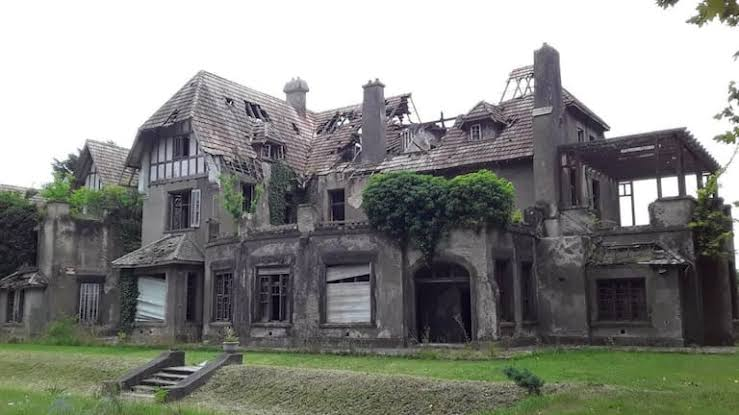
#> input picture referencias/palacio-foto.png, 739 x 415 px
$ python skymask.py ../referencias/palacio-foto.png 1.0 1.0
#> lines starting #> are read from the running program, lines starting #| are printed output that depends on the picture; after the words box and inside, x2 and y2 are one past the last pixel; in counts of white or black regions, pixels touching at a corner belong together
# Separa el cielo de una placa pintada: genera <nombre>-fg.webp (placa con el cielo transparente)
# y <nombre>-sky.webp (banda de cielo para que las nubes se muevan). Uso: python3 tools/skymask.py public/art/jardin-1920.webp
import sys
import numpy as np
from PIL import Image, ImageFilter
from collections import deque

path = sys.argv[1]
tol = float(sys.argv[2]) if len(sys.argv) > 2 else 38
im = Image.open(path).convert('RGB')
#> im is the input picture: PIL image 739x415 RGB; mean R, G, B 135.3, 137, 132.3
a = np.asarray(im).astype(np.float32)
H, W, _ = a.shape
#> H = 415; W = 739
lab = a  # RGB alcanza para cielos grises/rosados
# semilla: colores del cielo en la franja superior, lejos de los bordes (árboles)
band = a[5:60, int(W * 0.3):int(W * 0.7)].reshape(-1, 3)
ref = np.median(band, axis=0)
#> ref = [255, 255, 255]
sat = a.max(axis=2) - a.min(axis=2)
mask = np.zeros((H, W), bool)
seen = np.zeros((H, W), bool)
q = deque()
for x in range(W):
    if np.linalg.norm(a[0, x] - ref) < tol * 1.6:
        q.append((0, x)); seen[0, x] = True
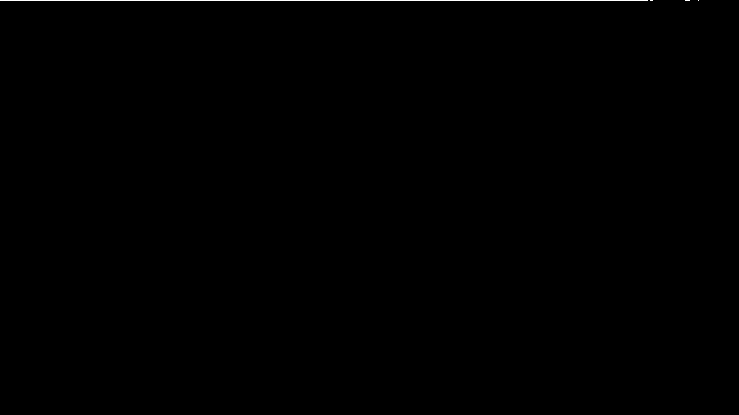
#> seen: shape (415, 739) bool; 0.21% white in thin lines or dots, all inside (x1, y1, x2, y2) = (0, 0, 699, 1)
limit = int(H * (float(sys.argv[3]) if len(sys.argv) > 3 else 0.62))
#> limit = 415
while q:
    y, x = q.popleft()
    mask[y, x] = True
    for dy, dx in ((1, 0), (-1, 0), (0, 1), (0, -1)):
        ny, nx = y + dy, x + dx
        if 0 <= ny < limit and 0 <= nx < W and not seen[ny, nx]:
            seen[ny, nx] = True
            # el cielo cambia despacio: comparar con el vecino y con la referencia
            if np.linalg.norm(a[ny, nx] - a[y, x]) < tol * 0.55 and np.linalg.norm(a[ny, nx] - ref) < tol * 2.4:
                q.append((ny, nx))
#> mask: shape (415, 739) bool; 24.6% white; 3 white regions (2 under 20 px), largest, box (x1, y1, x2, y2) and area: (0, 0, 739, 184) 75338
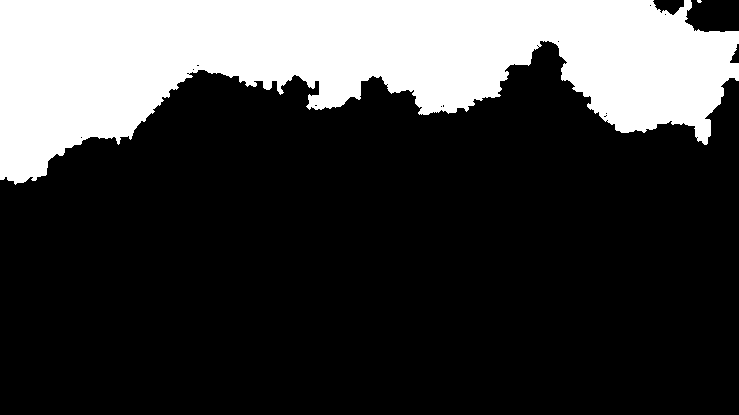
#> seen: shape (415, 739) bool; 25.2% white; 2 white regions (1 under 20 px), largest, box (x1, y1, x2, y2) and area: (0, 0, 739, 185) 77339
m = Image.fromarray((mask * 255).astype(np.uint8)).filter(ImageFilter.MaxFilter(3)).filter(ImageFilter.MinFilter(5)).filter(ImageFilter.GaussianBlur(1.2))
fg = im.copy().convert('RGBA')
fg.putalpha(Image.fromarray(255 - np.asarray(m)))
base = path.rsplit('.', 1)[0]
fg.save(base + '-fg.webp', quality=88)
ys = np.where(mask.any(axis=1))[0]
#> ys = 184 values from 0 to 183
sky_h = int(ys.max()) + 1 if len(ys) else 200
#> sky_h = 184
print(base, 'cielo hasta y=', sky_h, 'fraccion', round(mask.mean(), 3))
#| ../referencias/palacio-foto cielo hasta y= 184 fraccion 0.246

# Nubes: tira horizontal sin costura, pintada con los colores del propio cielo.
rng = np.random.default_rng(abs(hash(base)) % (2**32))
sky_px = a[mask]
light = np.percentile(sky_px, 85, axis=0)
#> light = [255, 255, 255]
dark = np.percentile(sky_px, 20, axis=0)
#> dark = [255, 255, 255]
TW, TH = 1024, max(120, sky_h + 30)
#> TW = 1024; TH = 214
acc = np.zeros((TH, TW, 4), np.float32)
yy, xx = np.mgrid[0:TH, 0:TW]
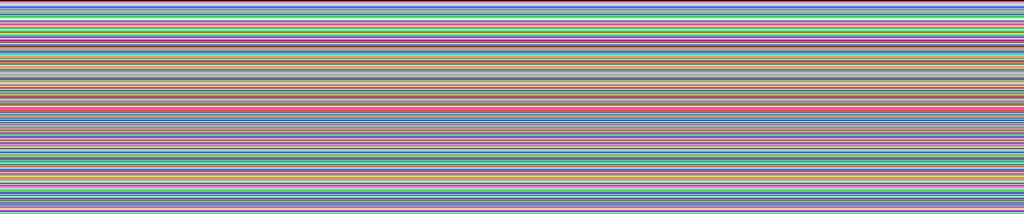
#> yy: shape (214, 1024) int64; 214 distinct labels, from 0 to 213; one colour per label, 0 black
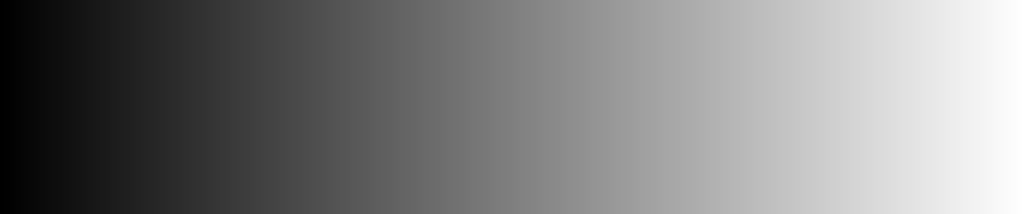
#> xx: shape (214, 1024) int64; min 0, max 1023, mean 511.5; drawn with min black and max white
for i in range(70):
    cx, cy = rng.uniform(0, TW), rng.uniform(0, TH * 0.85)
    rx, ry = rng.uniform(60, 190), rng.uniform(14, 42)
    col = light if rng.random() < 0.65 else dark
    for off in (-TW, 0, TW):  # costura horizontal
        d = ((xx - cx - off) / rx) ** 2 + ((yy - cy) / ry) ** 2
        w = np.exp(-d * 1.6) * rng.uniform(0.25, 0.6)
        acc[..., :3] += w[..., None] * col
        acc[..., 3] += w
#> this loop made 70 passes
#> (cx, cy) on passes 1 to 12: (83.78, 2.25), (497.6, 62.86), (23.26, 9.67), (67.42, 119.1), (159, 111), (297.9, 1.34), (337.8, 26.55), (394.2, 15.78), (377.1, 93.48), (324.3, 81.95), (165.2, 89.43), (127.7, 21.73)
rgb = acc[..., :3] / np.maximum(acc[..., 3:4], 1e-4)
alpha = np.clip(acc[..., 3] * 0.9, 0, 0.85)
alpha *= np.clip((TH - yy) / 30, 0, 1)  # se desvanece abajo
#> alpha: shape (214, 1024) float32; min 2.65e-07, max 0.85, mean 0.572
noise = rng.normal(0, 6, (TH, TW, 1))
out = np.concatenate([np.clip(rgb + noise, 0, 255), (alpha * 255)[..., None]], axis=2).astype(np.uint8)
Image.fromarray(out, 'RGBA').filter(ImageFilter.GaussianBlur(2)).save(base + '-clouds.webp', quality=85)

# Vegetación (hojas, hiedra, pasto, flores): capa aparte para que se mezca con el viento.
r_, g_, b_ = a[..., 0], a[..., 1], a[..., 2]
mx, mn = a.max(axis=2), a.min(axis=2)
s_ = (mx - mn) / np.maximum(mx, 1)
hue = np.zeros((H, W))
d_ = np.maximum(mx - mn, 1e-3)
hr = ((g_ - b_) / d_) % 6; hg = (b_ - r_) / d_ + 2; hb = (r_ - g_) / d_ + 4
#> after `hb = (r_ - g_) / d_ + 4`:
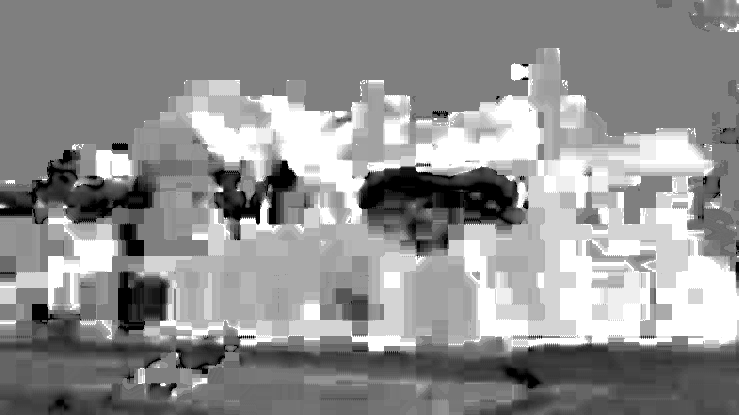
#> hb: shape (415, 739) float32; min 3, max 5, mean 4.14; drawn with min black and max white
hue = np.where(mx == r_, hr, np.where(mx == g_, hg, hb)) * 60
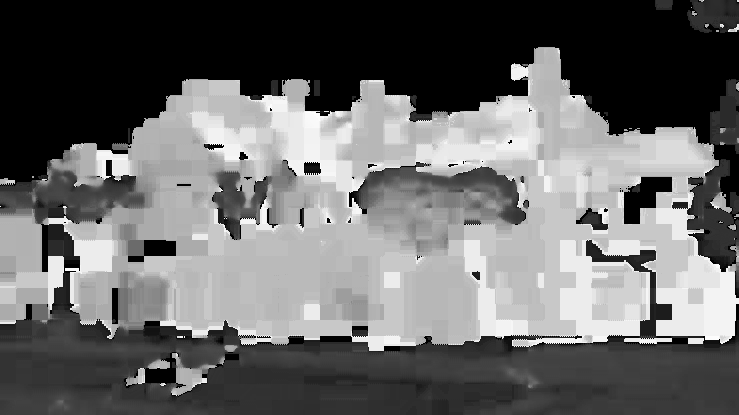
#> hue: shape (415, 739) float32; min 0, max 356.2, mean 146.2; drawn with min black and max white
green = (hue > 40) & (hue < 170) & (s_ > 0.28) & (mx > 30)
#> green: shape (415, 739) bool; 10.5% white; 295 white regions (272 under 20 px), largest, box (x1, y1, x2, y2) and area: (241, 345, 739, 415) 18845, (0, 319, 168, 415) 7031, (104, 385, 226, 415) 1321
flowers = ((hue > 270) | (hue < 8)) & (s_ > 0.22) & (mx > 120)
#> flowers: shape (415, 739) bool; every value is 0
veg = (green | flowers) & ~mask
vm = Image.fromarray((veg * 255).astype(np.uint8)).filter(ImageFilter.MedianFilter(5)).filter(ImageFilter.MaxFilter(5)).filter(ImageFilter.GaussianBlur(2))
vl = im.copy().convert('RGBA'); vl.putalpha(vm)
#> after `vl.putalpha(vm)`:
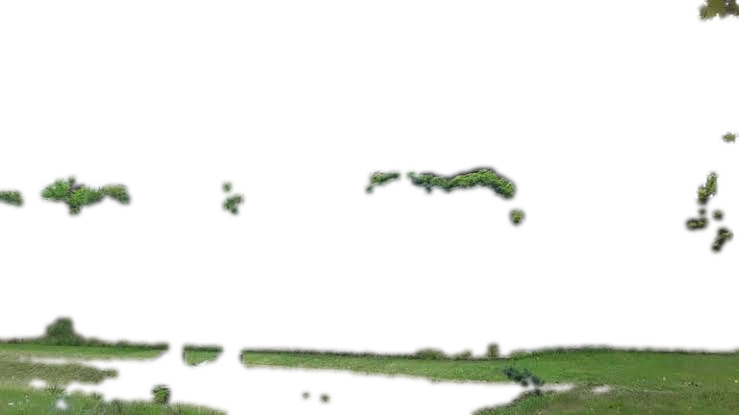
#> vl: PIL image 739x415 RGBA; mean R, G, B, A 135.3, 137, 132.3, 32.4; transparent parts drawn white
vl.save(base + '-veg.webp', quality=86)
print('vegetacion', round(veg.mean(), 3))
#| vegetacion 0.105

$ run again, on referencias/combo.jpg
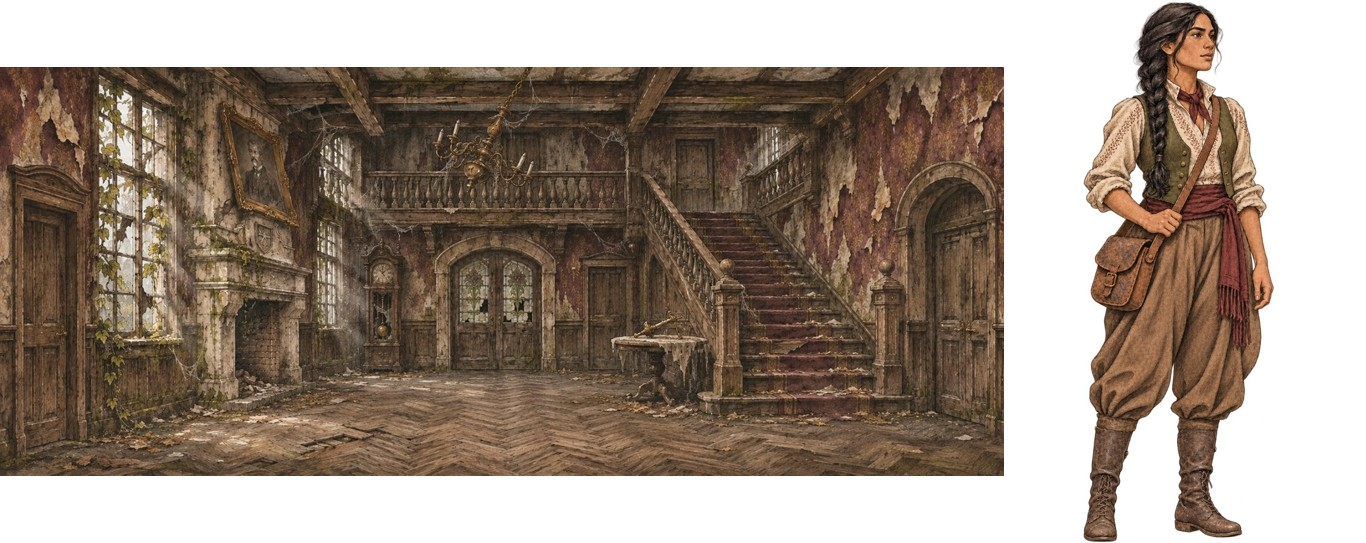
#> input picture referencias/combo.jpg, 1366 x 543 px
#> im is the input picture: PIL image 1366x543 RGB; mean R, G, B 157.8, 143.4, 130.8
#> ref = [255, 255, 255]
#> after the loop `while q:`:
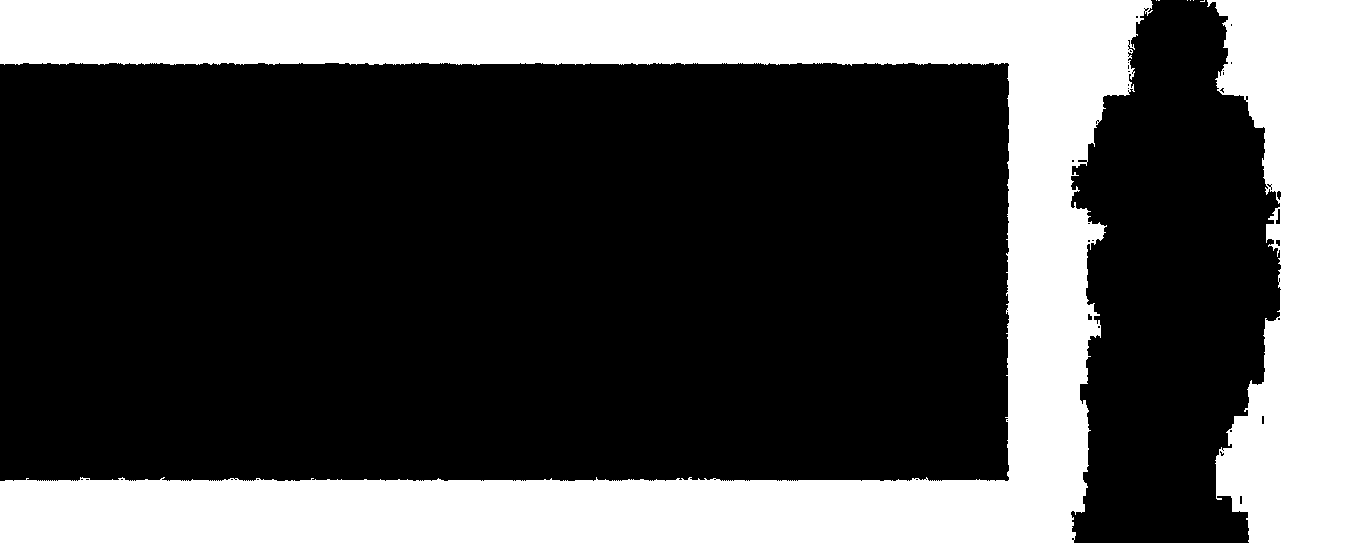
#> mask: shape (543, 1366) bool; 32.2% white; 8 white regions (6 under 20 px), largest, box (x1, y1, x2, y2) and area: (0, 0, 1153, 543) 175591, (1207, 0, 1366, 543) 63004
#> ys = 543 values from 0 to 542
#> sky_h = 543
#| ../referencias/combo cielo hasta y= 543 fraccion 0.322
#> light = [255, 255, 255]
#> TW = 1024; TH = 573
#> yy: shape (573, 1024) int64; 573 distinct labels, from 0 to 572
#> the loop `for i in range(70):` made 70 passes
#> (cx, cy) on passes 1 to 8: (241.2, 224.6), (971.8, 311.8), (786.5, 232.2), (563.6, 116.7), (504.4, 327.9), (36.19, 415.6), (1003.2, 10.96), (230.6, 65.54)
#> green: shape (543, 1366) bool; 1.3% white; 607 white regions (493 under 20 px), largest, box (x1, y1, x2, y2) and area: (209, 238, 250, 269) 328, (92, 316, 116, 346) 301, (100, 97, 121, 124) 291
#> flowers: shape (543, 1366) bool; 0.12% white; 80 white regions (72 under 20 px), largest, box (x1, y1, x2, y2) and area: (1222, 219, 1238, 286) 451, (1202, 202, 1221, 211) 59, (1233, 280, 1239, 290) 31
#> veg: shape (543, 1366) bool; 1.5% white; 687 white regions (565 under 20 px), largest, box (x1, y1, x2, y2) and area: (1222, 219, 1238, 286) 451, (209, 238, 250, 269) 328, (92, 316, 116, 346) 301
#> `vl.putalpha(vm)`:
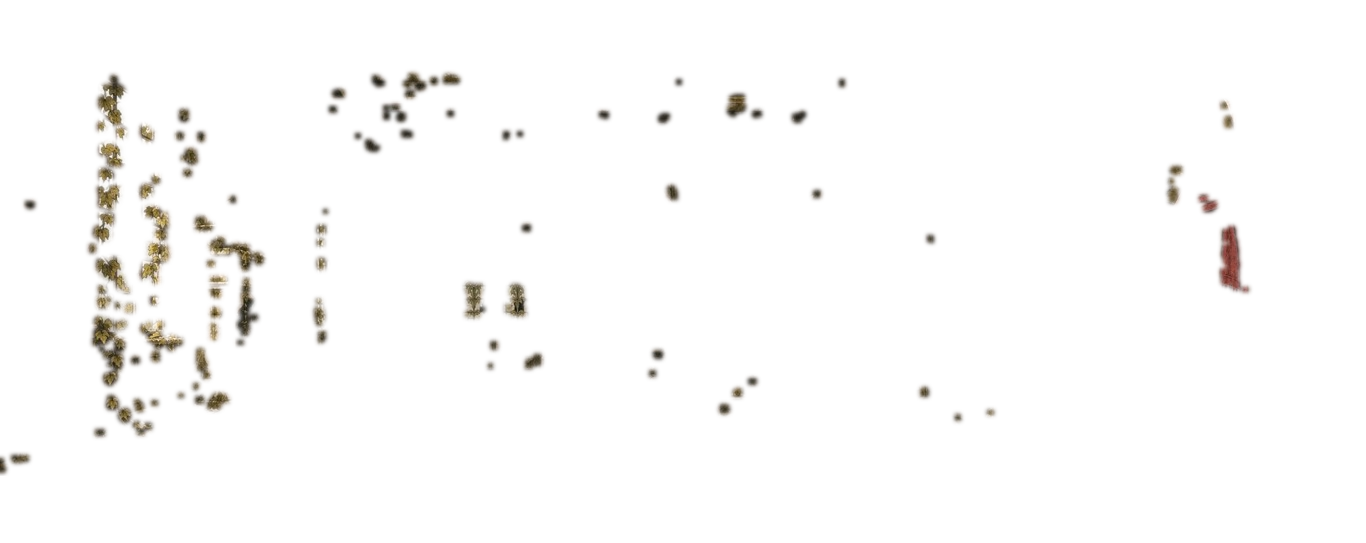
#> vl: PIL image 1366x543 RGBA; mean R, G, B, A 157.8, 143.4, 130.8, 6.3; transparent parts drawn white
#| vegetacion 0.015

$ run again, on referencias/entrada-1920.jpg
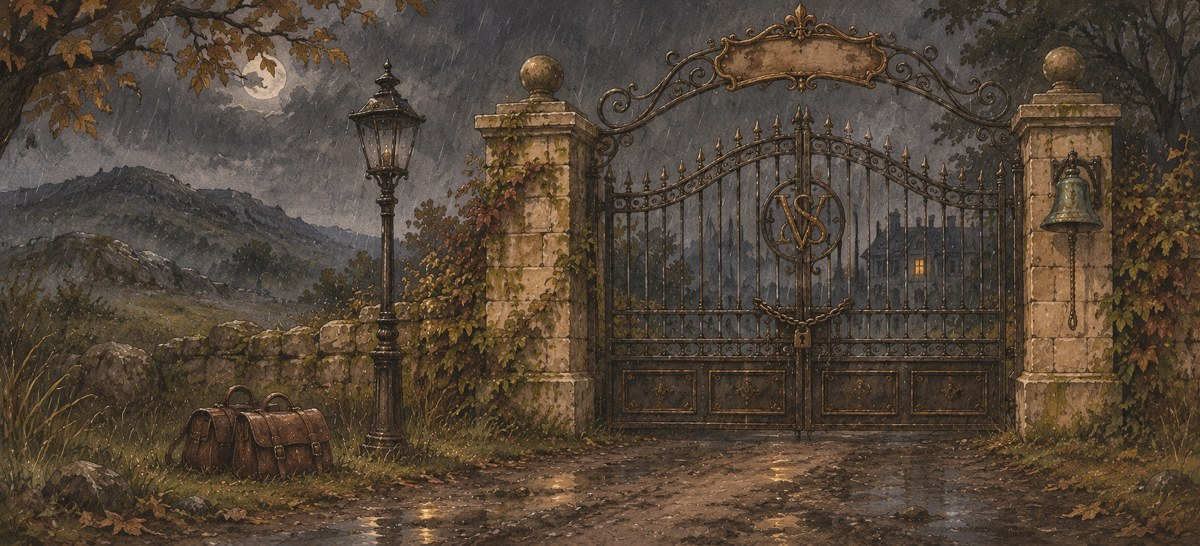
#> input picture referencias/entrada-1920.jpg, 1200 x 546 px
#> im is the input picture: PIL image 1200x546 RGB; mean R, G, B 83.1, 69.4, 55.8
#> ref = [73, 69, 67]
#> after the loop `for x in range(W):`:
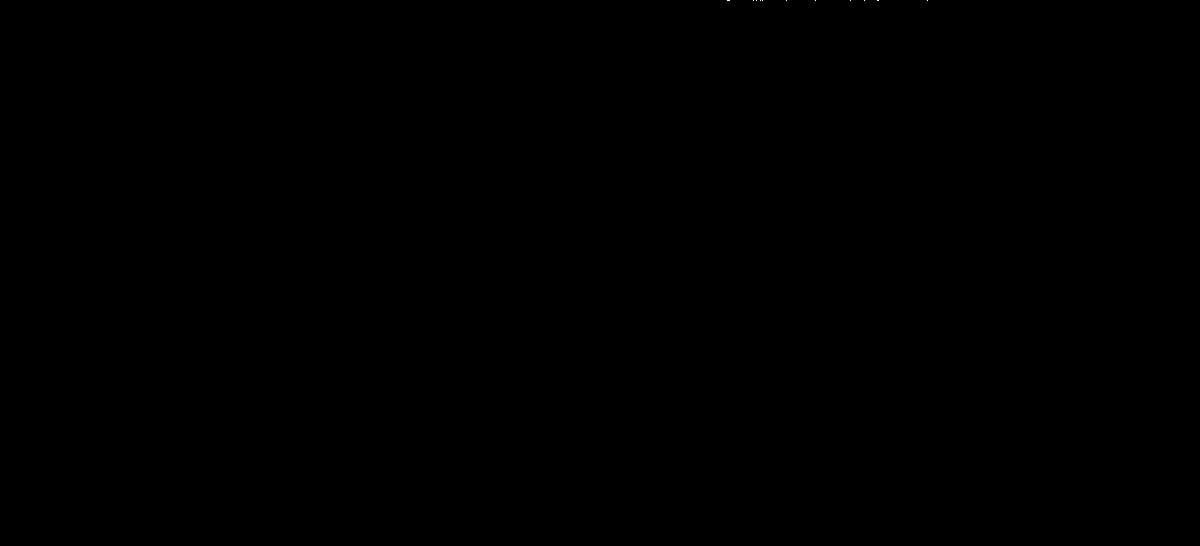
#> seen: shape (546, 1200) bool; 0% white in thin lines or dots, all inside (x1, y1, x2, y2) = (727, 0, 928, 1)
#> the loop `while q:` made 17 passes
#> (y, x) on passes 1 to 8: (0, 727), (0, 728), (0, 729), (0, 753), (0, 756), (0, 760), (0, 762), (0, 786)
#> m: PIL image 1200x546 L; every value is 0
#> ys = [0, 1]
#> sky_h = 2
#| ../referencias/entrada-1920 cielo hasta y= 2 fraccion 0.0
#> sky_px = 17 rows, first 8: [74, 69, 66], [74, 69, 66], [74, 69, 66], [73, 69, 66], [74, 70, 67], [73, 69, 66], [74, 70, 67], [73, 69, 66]
#> light = [74, 69, 67]
#> dark = [72.2, 68.2, 66]
#> TW = 1024; TH = 120
#> yy: shape (120, 1024) int64; 120 distinct labels, from 0 to 119
#> the loop `for i in range(70):` made 70 passes
#> (cx, cy, col) on passes 1 to 8: (1001.7, 82.16, [74, 69, 67]), (172.1, 23.49, [74, 69, 67]), (301.4, 28.49, [74, 69, 67]), (152, 73.98, [74, 69, 67]), (579.7, 91.66, [74, 69, 67]), (561.7, 19.72, [74, 69, 67]), (18.18, 26.13, [72.2, 68.2, 66]), (76.05, 84.64, [74, 69, 67])
#> green: shape (546, 1200) bool; 2.7% white in thin lines or dots
#> `vl.putalpha(vm)`:
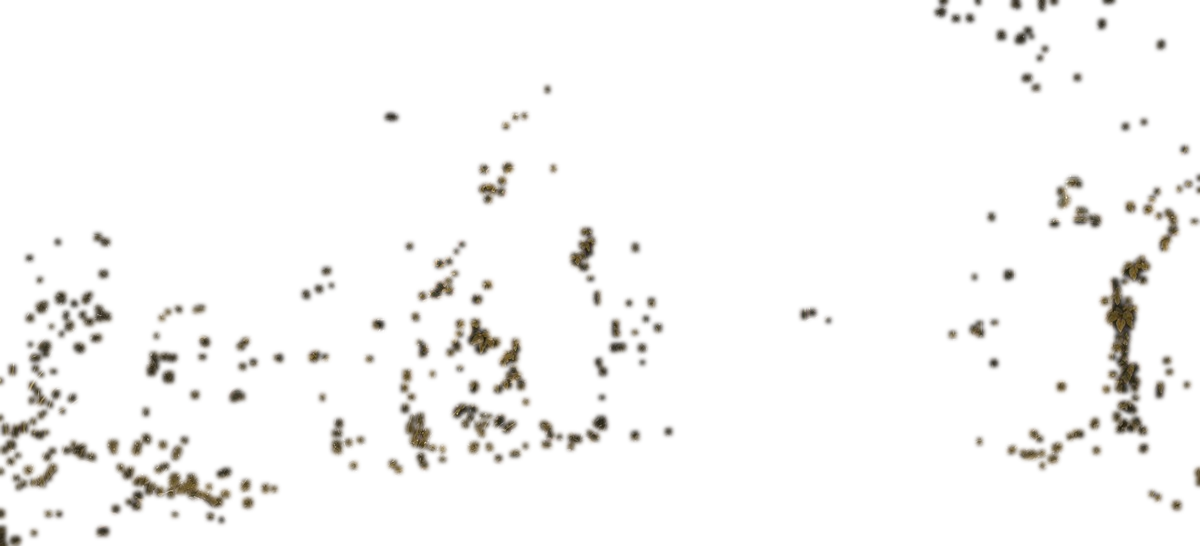
#> vl: PIL image 1200x546 RGBA; mean R, G, B, A 83.1, 69.4, 55.8, 9.8; transparent parts drawn white
#| vegetacion 0.027
